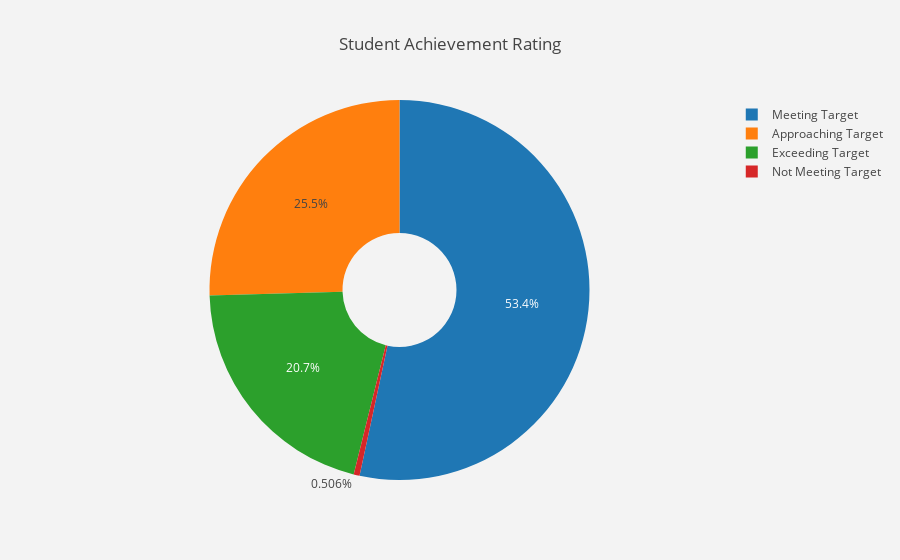

Notebook code cell kept with this figure:
### Markdown cell above
<h2>Student Achievement Rating</h2>

### Code cell
sch_sar = data_chart(schl_df, 'Student Achievement Rating', 'cat')
sch_sar.plot('pie')

### Figure 1 — Plotly figure (JSON) as saved in the notebook; plotly's stock layout.template omitted (floating-point values rounded to 4 significant figures)
{"data": [{"hole": 0.3, "hoverinfo": "label+percent", "labels": ["Not Meeting Target", "Exceeding Target", "Approaching Target", "Meeting Target"], "type": "pie", "values": [6, 245, 302, 633]}], "layout": {"autosize": true, "paper_bgcolor": "rgb(243, 243, 243)", "plot_bgcolor": "rgb(243, 243, 243)", "title": "Student Achievement Rating"}}
